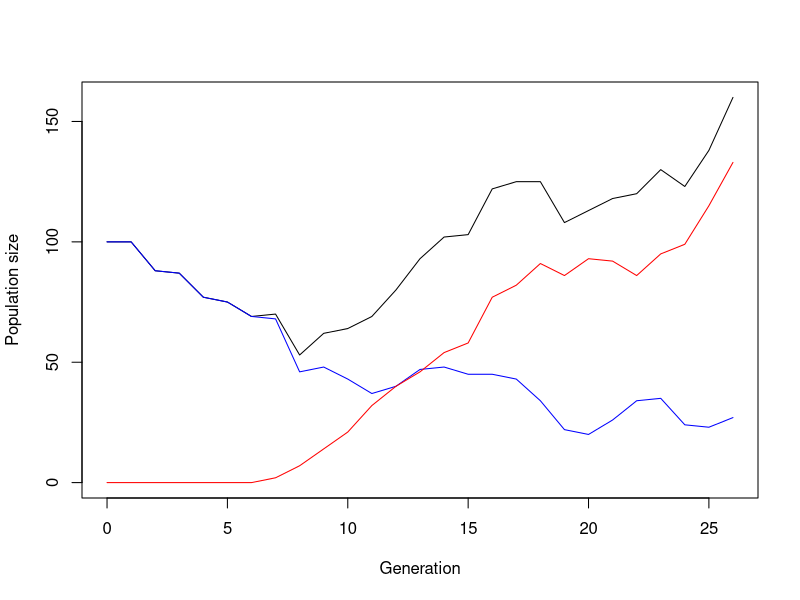
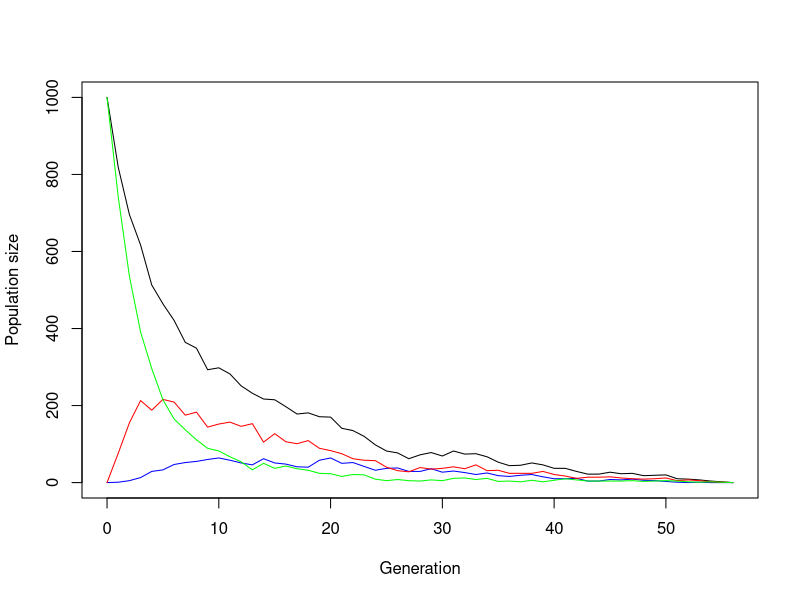

Write R code to recreate these figures, in order. (Note: a time limit stopped this script after it produced the figures.)
## ---- chunk 1
simulate_one_gen <- function(N_a, N_A, decay_rate, sel_coeff, mut_rate) {
  # draw offspring according to Poisson distribution
  offsp_a <- rpois(1, N_a * (1-decay_rate))
  offsp_A <- rpois(1, N_A * (1-decay_rate+sel_coeff))
  # draw new mutants according to Poisson distribution
  mut_a_to_A <- rpois(1, offsp_a * mut_rate)
  
  # determine new population sizes of wild type and mutant
  N_a_new <- max(offsp_a - mut_a_to_A, 0)
  N_A_new <-  offsp_A + mut_a_to_A
  
  return(c(N_a_new, N_A_new))
}
# Test the function
print(simulate_one_gen(100,0,0.1,0.2,0.01))
## ---- chunk 2
simulate_pop <- function(N_init_a, N_init_A, decay_rate, sel_coeff, mut_rate, t_max) {
  # Create the vector in which to save the results
  pop_vector <- c(N_init_a, N_init_A)
  # initiate the variables
  pop_new <- c(N_init_a, N_init_A)
  
  # run the simulation until generation t_max
  for (i in 1:t_max+1) {
    # redefine the current population one generation later
    pop_new <- simulate_one_gen(pop_new[1],pop_new[2], decay_rate, sel_coeff, mut_rate)
    # add the new population sizes to the output vector
    pop_vector <- rbind(pop_vector,pop_new)
    # condition to stop the simulation before t_max: either the population exceeds 1.5 times the original population size, or it goes extinct
    if (pop_new[1]+pop_new[2]>=1.5*(N_init_a+ N_init_A) | pop_new[1]+pop_new[2]==0) break
  }
  
  # define the row and column names of the output vector
  rownames(pop_vector) <- (0:t_max)[1:length(pop_vector[,1])] # note that the vector has to be cut if the simulation stopped early
  colnames(pop_vector) <- c("a","A")
  # return the result
  return(pop_vector)	
}
# Test the function and plot the result
# set t_max to a value to be used througout
max_gen <- 1000
# create your simulation data
output <- simulate_pop(100,0,0.1,0.2,0.01,max_gen)
# show the last few lines of the data table
print(tail(output))
# plot the output - note that the plot range and the x axis have to be adjusted based on the length of the table
# determine x axis range 
x_range <- 0:(length(output[,1])-1)
# this plots the total population size
plot(x_range,output[,1]+output[,2],type='l',ylim=c(0,max(output[,1]+output[,2])),xlab = "Generation",ylab = "Population size")
# add number of wild type individuals
lines(x_range,output[,1], col="blue")
# add number of mutant individuals
lines(x_range,output[,2], col="red")
## ---- chunk 3
# set some parameters to fixed values
init_a <- 100
init_A <- 0
m_rate <- 0.001
max_gen <- 1000
# determine how often to run the simulation for each set of parameters
no_replicates <- 100

# set parameters to vary
s_values <- c(0.2,0.3,0.4)
r_values <- c(0.05,0.1,0.15)

# initialize data table - where to collect the results
data_table <- c()
# run the simulation across all chosen parameters
# loop over decay rates
for(rval in r_values){
  # loop over selection coefficients
  for(sval in s_values){
    # different way of running many simulations: make replicates using "repeat" function with a counter i
    # reset counter
    i<-1
    repeat {
      # increase counter by one
      i<-i+1
      # run the simulation once
      one_run <- simulate_pop(init_a,init_A,rval,sval,m_rate,max_gen)
      # determine total population sizes
      total_size <- one_run[,1]+one_run[,2]
      # determine minimum population size
      min_size <- min(total_size)
      # determine (first) generation at which this population size occurred
      min_gen <- as.numeric(which(total_size==min_size)[1])
      # enter the data into the table
      data_table <- rbind(data_table,c(rval,sval,min_gen,min_size)) # note that we add the varying parameters (decay rate and selection coefficient) to the table too
      # stop the repeated computation after no_replicates times
      if(i>no_replicates) break
    }
  }
}
# define column names of data table
colnames(data_table) <- c("r","s","min_gen","no_min")
# show the first lines of the output
print(head(data_table))
## ---- chunk 4
### variables and parameters for diploid population
#Variables:
#N_RR_new = Number of RR individuals (>=0)
#N_Rr_new = Number of Rr individuals (>=0)
#N_rr_new = Number of rr individuals (>=0)
#number of generations

#Parameters:
#N_RR = initial number of RR individuals(>=0)
#N_Rr = initial number of Rr individuals(>=0)
#N_rr = initial number of rr individuals(>=0)
#decay_rate = power of herbicide application to kill individuals (>0 to have potential extinction)
#sel_coeffs = selective advantage of the genotypes over others. (has to be between 0 and 1) for 0.01 = low fitness, 0,2 = intermediate fitness,  0.5 = high fitness (should be bigger than decay rate for evolutionary rescue likelyness)
#mut_rate = mutation rate (>=0)
## ---- chunk 5

# Function to simulate one generation for diploid genotypes
simulate_one_gen_diploid <- function(N_RR, N_Rr, N_rr, decay_rate, sel_coeffs, mut_rate) {

  total = N_RR + N_Rr + N_rr
  
  #calculating total gametes
  total_R = N_RR *2 + N_Rr
  total_r = N_rr *2 + N_Rr
  
  
  #mutating r to R
  mut_r_to_R <- rpois(1, total_r * mut_rate)
  
  #calculating gametes after mutation
  total_R_aftermut <- max(total_R + mut_r_to_R, 0)
  total_r_aftermut <- max(total_r - mut_r_to_R, 0)
  
  #calculating gamet frequencies p and q
  freq_p <- total_R_aftermut / (2 * total)
  freq_q <- total_r_aftermut / (2 * total)
  
  
  #hardy weinberg random mating
  freq_RR <- freq_p^2
  freq_Rr <- (2 * freq_p * freq_q)
  freq_rr <- freq_q^2
  
  #return to "expected" by multiplying freq with the pops
  N_RR <- freq_RR * total
  N_Rr <- freq_Rr * total
  N_rr <- freq_rr * total

  
  # Apply decay and selection coefficients for each genotype
  offsp_RR <- rpois(1, N_RR * (1 - decay_rate + sel_coeffs[1]))
  offsp_Rr <- rpois(1, N_Rr * (1 - decay_rate + sel_coeffs[3]))
  offsp_rr <- rpois(1, N_rr * (1 - decay_rate + sel_coeffs[5]))
  

  return(c(offsp_RR, offsp_Rr, offsp_rr))
}


#test the function
print(simulate_one_gen_diploid(N_RR=0, N_Rr=0, N_rr=100, 0.1, c(0,0.1,0.2,0.1,0), 0.01))
## ---- chunk 6
simulate_pop_diploid <- function(N_RR, N_Rr, N_rr, decay_rate, sel_coeffs, mut_rate,t_max) {
  # Create the vector in which to save the results
  pop_vector <- c(N_RR, N_Rr, N_rr)
  # initiate the variables
  pop_new <- c(N_RR, N_Rr, N_rr)
  
  #take the values of initial variables
  init_RR <- N_RR
  init_Rr <- N_Rr
  init_rr <- N_rr
  
  # run the simulation until generation t_max
  for (i in 1:t_max+1) {
    # redefine the current population one generation later
    pop_new <- simulate_one_gen_diploid(pop_new[1],pop_new[2],pop_new[3], decay_rate, sel_coeffs, mut_rate)
    # add the new population sizes to the output vector
    pop_vector <- rbind(pop_vector,pop_new)
    # condition to stop the simulation before t_max: either the population exceeds 1.5 times the original population size, or it goes extinct
    if (pop_new[1]+pop_new[2]+pop_new[3] >= 5*(init_RR + init_Rr + init_rr) | pop_new[1]+pop_new[2]+ pop_new[3]==0) break
  }
  
  # define the row and column names of the output vector
  rownames(pop_vector) <- (0:t_max)[1:length(pop_vector[,1])] # note that the vector has to be cut if the simulation stopped early
  colnames(pop_vector) <- c("RR","Rr","rr")
  # return the result
  return(pop_vector)	
}

output <- simulate_pop_diploid(N_RR = 0, N_Rr=0, N_rr=1000, decay_rate=0.175, sel_coeffs = c(0,0.1,0.2,0.1,0), mut_rate=0.05,t_max = 100)

# show the last few lines of the data table
print(tail(output))

# plot the output - note that the plot range and the x axis have to be adjusted based on the length of the table
# determine x axis range 
x_range <- 0:(length(output[,1])-1)
# this plots the total population size
plot(x_range,output[,1]+output[,2]+output[,3],type='l',ylim=c(0,max(output[,1]+output[,2]+ output[,3])),xlab = "Generation",ylab = "Population size")
# add number of wild type individuals
lines(x_range,output[,1], col="blue")
# add number of mutant individuals
lines(x_range,output[,2], col="red")
lines(x_range,output[,3], col="green")
## ---- chunk 7
### variables and parameters for diploid population
#Variables:
#N_RRRR_new = Number of RRRR individuals (>=0)
#N_RRRr_new = Number of RRRr individuals (>=0)
#N_RRrr_new = Number of RRrr individuals (>=0)
#N_Rrrr_new = Number of Rrrr individuals (>=0)
#N_rrrr_new = Number of rrrr individuals (>=0)
#number of generations

#Parameters:
#N_RRRR = initial number of RRRR individuals(>=0)
#N_RRRr = initial number of RRRr individuals(>=0)
#N_RRrr = initial number of RRrr individuals(>=0)
#N_Rrrr = initial number of Rrrr individuals(>=0)
#N_rrrr = initial number of rrrr individuals(>=0)
#decay_rate = power of herbicide application to kill individuals (>0 to have potential extinction)
#sel_coeffs = selective advantage of the genotypes over others. (has to be between 0 and 1) for 0.01 = low fitness, 0,2 = intermediate fitness,  0.5 = high fitness (should be bigger than decay rate for evolutionary rescue likelyness)
#mut_rate = mutation rate (>=0)
## ---- chunk 8
# setting the selective coeff of each genotype, order of RRRR RRRr RRrr Rrrr rrrr
#sel_coeffs = c(0.01,0.5,0.8,0.5,0.01)

# Function to simulate one generation for tetraploid genotypes
simulate_one_gen_tetraploid <- function(N_RRRR_new, N_RRRr_new, N_RRrr_new, N_Rrrr_new, N_rrrr_new, decay_rate, sel_coeffs, mut_rate) {
  
    #computing total new population
  total_new <- N_RRRR_new + N_RRRr_new + N_RRrr_new + N_Rrrr_new + N_rrrr_new
  

  #calculate just the total gamete R and r 
  
  total_R <- (N_RRRR_new * 4 + N_RRRr_new * 3 + N_RRrr_new * 2 + N_Rrrr_new * 1)
  total_r <- (N_rrrr_new * 4 + N_Rrrr_new * 3 + N_RRrr_new * 2 + N_RRRr_new * 1)
  
  
  #and apply the mutation rate and then do the division
  mut_r_to_R <- rpois(1, total_r * mut_rate)
  
  total_R_aftermut <- max(total_R + mut_r_to_R, 0)
  total_r_aftermut <- max(total_r - mut_r_to_R, 0)
  
  freq_p <- total_R_aftermut / (4 * total_new)
  freq_q <- total_r_aftermut / (4 * total_new)
  
  #hardy weinberg random mating
  freq_RRRR <- (freq_p^4)
  freq_RRRr <- (4 * freq_p^3 * freq_q)
  freq_RRrr <- (6 * freq_p^2 * freq_q^2)
  freq_Rrrr <- (4 * freq_q^3 * freq_p)
  freq_rrrr <- (freq_q^4)
  
  #return to "expected" by multiplying freq with the pops
  offspring_total <- total_new
  
  N_RRRR_new <- freq_RRRR * total_new
  N_RRRr_new <- freq_RRRr * total_new
  N_RRrr_new <- freq_RRrr * total_new
  N_Rrrr_new <- freq_Rrrr * total_new
  N_rrrr_new <- freq_rrrr * total_new

  # Apply decay and selection coefficients for each genotype draw with rpois
  offsp_RRRR <- rpois(1, N_RRRR_new * (1 - decay_rate + sel_coeffs[1]))
  offsp_RRRr <- rpois(1, N_RRRr_new * (1 - decay_rate + sel_coeffs[2]))
  offsp_RRrr <- rpois(1, N_RRrr_new * (1 - decay_rate + sel_coeffs[3]))
  offsp_Rrrr <- rpois(1, N_Rrrr_new * (1 - decay_rate + sel_coeffs[4]))
  offsp_rrrr <- rpois(1, N_rrrr_new * (1 - decay_rate + sel_coeffs[5]))
  
return(c(offsp_RRRR, offsp_RRRr, offsp_RRrr, offsp_Rrrr, offsp_rrrr))
  
}


# test the function
print(simulate_one_gen_tetraploid(N_RRRR_new = 0, N_RRRr_new = 0, N_RRrr_new = 0, N_Rrrr_new = 0, N_rrrr_new = 1000, 0.01, sel_coeffs = c(0,0.1,0.2,0.1,0), 0.01))
## ---- chunk 9
# Function to simulate multiple generations for tetraploid genotypes
simulate_pop_tetraploid <- function(N_init_RRRR, N_init_RRRr, N_init_RRrr, N_init_Rrrr, N_init_rrrr, decay_rate, sel_coeffs, mut_rate, t_max) {
  
#  #call sell_coeffs from the table
#  for (i in 1:nrow(sel_coeffs_table)) {
#  sel_coeffs <- sel_coeffs_table[i, ]
#  }
  
  # Create a matrix to save population results
  pop_matrix <- matrix(NA, nrow = t_max + 1, ncol = 5)
  colnames(pop_matrix) <- c("RRRR", "RRRr", "RRrr", "Rrrr", "rrrr")
  pop_matrix[1,] <- c(N_init_RRRR, N_init_RRRr, N_init_RRrr, N_init_Rrrr, N_init_rrrr)
  
  # Initialize the population for the first generation
  pop_current <- c(N_init_RRRR, N_init_RRRr, N_init_RRrr, N_init_Rrrr, N_init_rrrr)
  
  # Run the simulation for t_max generations
  for (t in 1:t_max) {
    pop_next <- simulate_one_gen_tetraploid(pop_current[1], pop_current[2], pop_current[3], pop_current[4], pop_current[5], decay_rate, sel_coeffs, mut_rate)
    pop_matrix[t + 1,] <- pop_next
    pop_current <- pop_next
    
    # Early stop condition: if population drops to zero or exceeds a threshold
    if (sum(pop_next) == 0 || sum(pop_next) >= 1000 * sum(pop_matrix[1,])) {
      break
    }
  }
  
  return(pop_matrix)
}


# Run the simulation and store the output
pop_result <- simulate_pop_tetraploid(N_init_RRRR = 0, N_init_RRRr = 0, N_init_RRrr = 0, N_init_Rrrr = 0, N_init_rrrr = 1000, decay_rate = 0.17, sel_coeffs = c(0,0.1,0.2,0.1,0), mut_rate = 0.001, t_max = 100)

print(pop_result)

# Plot the results
#x_range <- 0:(nrow(pop_result) - 1)
#plot(x_range, rowSums(pop_result), type='l', ylim=c(0, max(rowSums(pop_result))), xlab="Generation", ylab="Population Size", col="black")
#lines(x_range, pop_result[,1], col="blue", lty=1)  # RRRR
#lines(x_range, pop_result[,2], col="red", lty=2)   # RRRr
#lines(x_range, pop_result[,3], col="green", lty=3) # RRrr
#lines(x_range, pop_result[,4], col="purple", lty=4)# Rrrr
#lines(x_range, pop_result[,5], col="orange", lty=5)# rrrr

#legend("topright", legend=c("RRRR", "RRRr", "RRrr", "Rrrr", "rrrr"), col=c("blue", "red", "green", "purple", "orange"), lty=1:5)
## ---- chunk 10
create_sel_coeffs <- function(s_number, biggest_S, inc) {
  
 sel_coeffs_table <- matrix(0, nrow = s_number + 1, ncol = 5)
  colnames(sel_coeffs_table) <- c("sc_low", "sc_medium", "sc_high", "sc_medium", "sc_low")
  s <- 0.15
  sc_current <- c(0,s/2, s ,s/2, 0)
  # Run the table creation
  for (i in 1:s_number + 1) {
    sc_next <- c(0,s/2, s ,s/2, 0)
    sel_coeffs_table[i,] <- sc_next
    sc_current <- sc_next
    
    #growing s by increment(inc) we set until it's too big
    if (s <= biggest_S) {
      s <- (s + inc)
      }
   }
  return(sel_coeffs_table)
   }

print(create_sel_coeffs(s_number = 20, biggest_S = 3, inc = 0.05))

#create the table to use later
seltable <- create_sel_coeffs(s_number = 20, biggest_S = 3, inc = 0.05)
print(seltable[3,])

#the down you go in the table the more heterozygote advantage you have.
## ---- chunk 11
# set some parameters to fixed values
init_RRRR <- 0
init_RRRr <- 0
init_RRrr <- 0
init_Rrrr <- 0
init_rrrr <- 250
mut_rate <- 0.01
max_gen <- 100
decay_rate <- 0.155
# determine how often to run the simulation for each set of parameters
replicates <- 500

#call the seltable here.
seltable <- create_sel_coeffs(s_number = 42, biggest_S = 3, inc = 0.005)

print(seltable)

# initialize vector - where to collect the probablitys
pr <- numeric(nrow(seltable))
# run the simulation across all chosen parameters
# loop over sel coefs tetraploid
for(i in 1:nrow(seltable)){
  # loop over selection coefficients
    sel_coeffs <- seltable[i, ]
    j<-1
    success <- 0
    repeat {
      j <- j+1
      # increase counter by one
    
      # run the simulation once
      first_run <- simulate_pop_tetraploid(init_RRRR, init_RRRr, init_RRrr, init_Rrrr, init_rrrr, decay_rate, sel_coeffs, mut_rate, max_gen)
      
      #complete cases to not take N/As we generated to fill the matrix
      first_run_with_numbers <- first_run[complete.cases(first_run),]

      #calculating total population size in the end
    total_pop_in_the_end <- sum(as.numeric(first_run_with_numbers[nrow(first_run_with_numbers),]))
    
       # determine if the population survived
      if(total_pop_in_the_end != 0) {
        success <- success + 1
      }
        pr[i] = success/replicates
        
        if(j>=replicates) break
      
    }
}

print(pr)


init_RR = 0
init_Rr = 0
init_rr = 250

pr_diploid <- numeric(nrow(seltable))
replicates_diploid <- 500
for(k in 1:nrow(seltable)){
  # loop over selection coefficients
    sel_coeffs <- seltable[k, ]
    l<-1
    success_diploid <- 0
    repeat {
      l <- l+1
      # increase counter by one
      # run the simulation once
      first_run_diploid <- simulate_pop_diploid(init_RR, init_Rr, init_rr, decay_rate, sel_coeffs, mut_rate, max_gen)
      
      #complete cases to not take N/As we generated to fill the matrix
      first_run_with_numbers_diploid <- first_run_diploid[complete.cases(first_run_diploid),]

      #calculating total population size in the end
    total_pop_in_the_end_diploid <- sum(as.numeric(first_run_with_numbers_diploid[nrow(first_run_with_numbers_diploid),]))
    
       # determine if the population survived
      if(total_pop_in_the_end_diploid != 0) {
        success_diploid <- success_diploid + 1
      }
        pr_diploid[k] = success_diploid/replicates_diploid
        if(l>=replicates_diploid) break
      
    }
}


plot(pr * 100, type = "b", col = "blue", pch = 15, xlab = "Heterozygote Advantage",
     ylab = "Success Rate(%)", main = "Tetraploid", ylim = c(0, 100), las = 1)

plot(pr_diploid * 100, type = "b", col = "red", pch = 15, xlab = "Heterozygote Advantage",
     ylab = "Success Rate(%)", main = "Diploid", ylim = c(0, 100), las = 1)

# Plot the success rate (pr) against heterozygote advantage
plot(pr * 100, type = "b", col = "blue", pch = 15, xlab = "Heterozygote Advantage",
     ylab = "Success Rate(%)", main = "Tetraploid vs Diploid", ylim = c(0, 100), las = 1)

# Add diploid success rate to the same plot
lines(pr_diploid * 100, type = "b", col = "red", pch = 16, lty = 2)

x_values <- (seltable[, 3] * 10)
axis(1, at = 1:length(x_values), labels = round(x_values, 1)) # Use rounded values from 3rd column

# Add gridlines for better readability
grid()

# Add legend
legend("bottomright", legend=c("Tetraploid", "Diploid"), col=c("blue", "red"), pch=c(15, 16), lty=c(1, 2))
